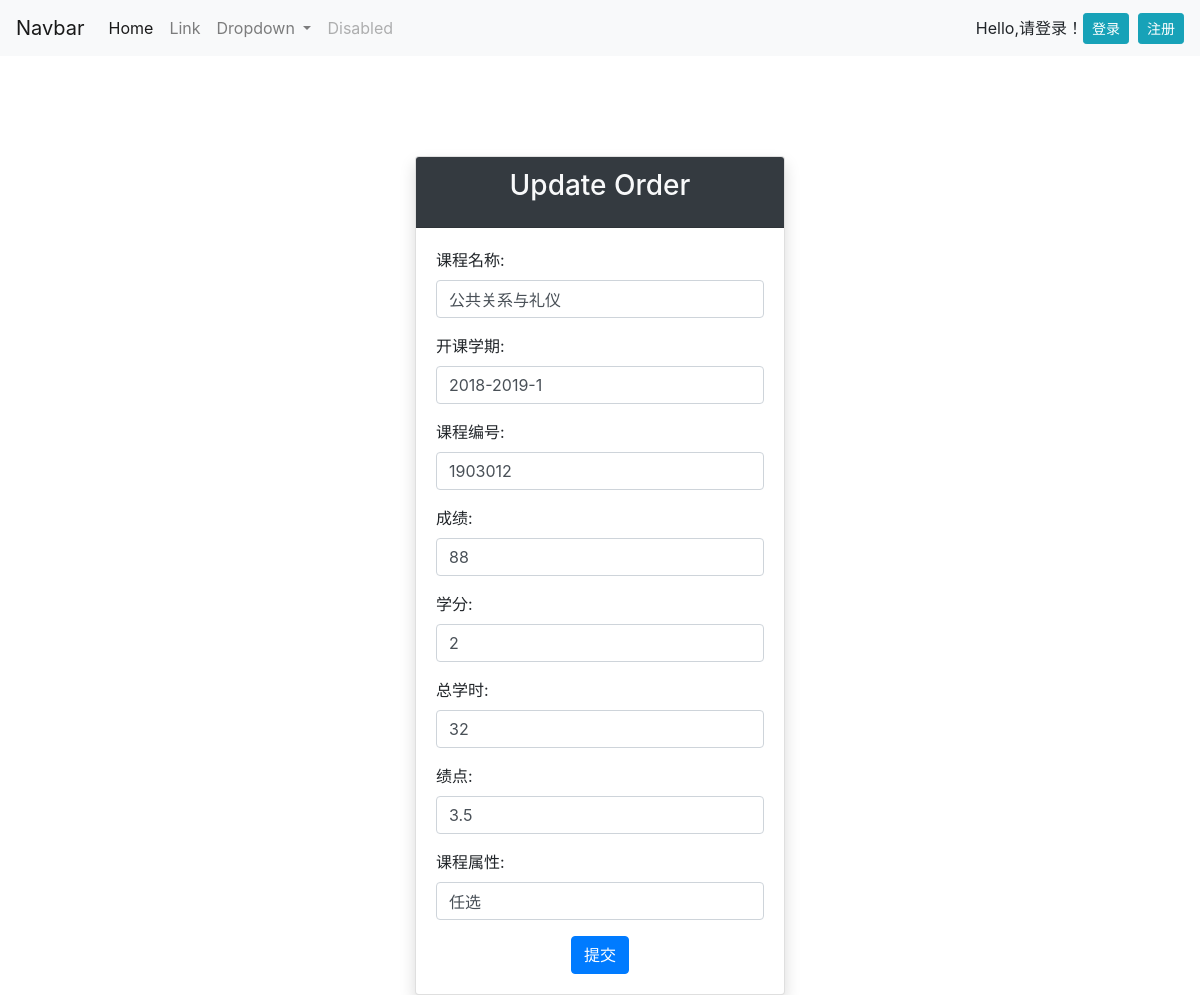
Page /updateclasser/4/ on the committed database.
### yuapp/models.py (models this page shows, shortened)
class Classer(models.Model):
    coursename=models.CharField(max_length=30)
    starttime=models.CharField(max_length=30)
    cursenumber=models.CharField(max_length=30)
    grade=models.CharField(max_length=30)
    xuefen=models.CharField(max_length=30)
    zongxueshi=models.CharField(max_length=30)
    jidian=models.CharField(max_length=30)
    kecehngshuxing=models.CharField(max_length=30)

### yuapp/views.py (the view, shortened to what this page needs)
# urls.py: path('updateclasser/<str:pk>/',views.update_classer,name='updateclasser'),
def update_classer(request,pk):
    classer=Classer.objects.get(id=pk)
    c_form=ClasserForm(instance=classer)
    context={
        'classer':classer,
        'c_form':c_form
    }
    return render(request,'yuapp/updateclasser.html',context)

### yuapp/templates/yuapp/updateclasser.html (shortened to what this page needs)
{% extends 'yuapp/index.html' %}
{% block content %}
    <div class="container-fluid">
    <div class="row">
        <div class="col-md-4"></div>
        <div class="col-md-4">
            <div style="height: 100px;"></div>
            <div class="card shadow">
                <div class="card-header text-center text-light bg-dark">
                    <h3 class="card-title">Update Order</h3>
                </div>
                <div class="card-body">
                    <form action="{% url 'updateclasser' classer.id %}" method="post">
                        {{ c_form.as_p }}
                        <div class="text-center">
                            <button type="submit" class="btn btn-primary">提交</button>
                        </div>
                    </form>
                </div>
            </div>
        </div>
        <div class="col-md-4"></div>
    </div>
    </div>
{% endblock %}

### rows in the picture
Classer: coursename "公共关系与礼仪", starttime "2018-2019-1", cursenumber "1903012", grade "88", xuefen "2", zongxueshi "32", jidian "3.5", kecehngshuxing "任选"
